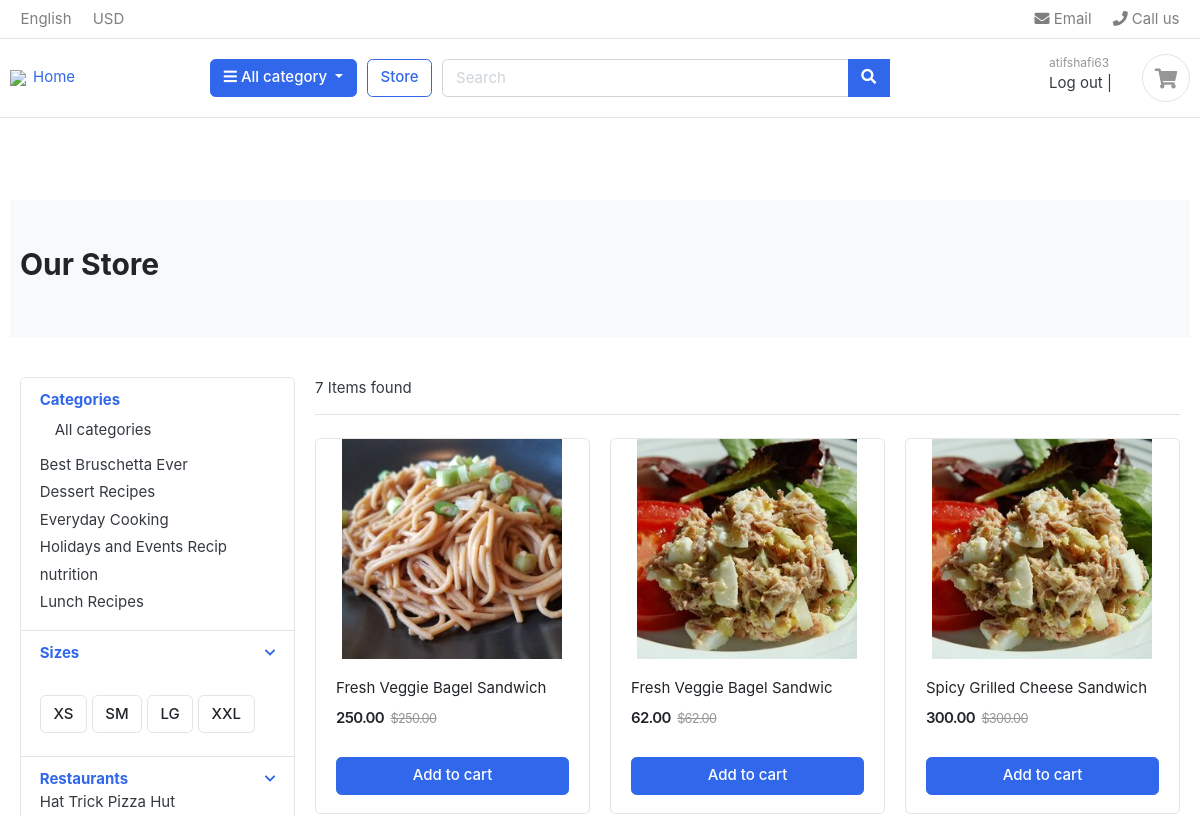
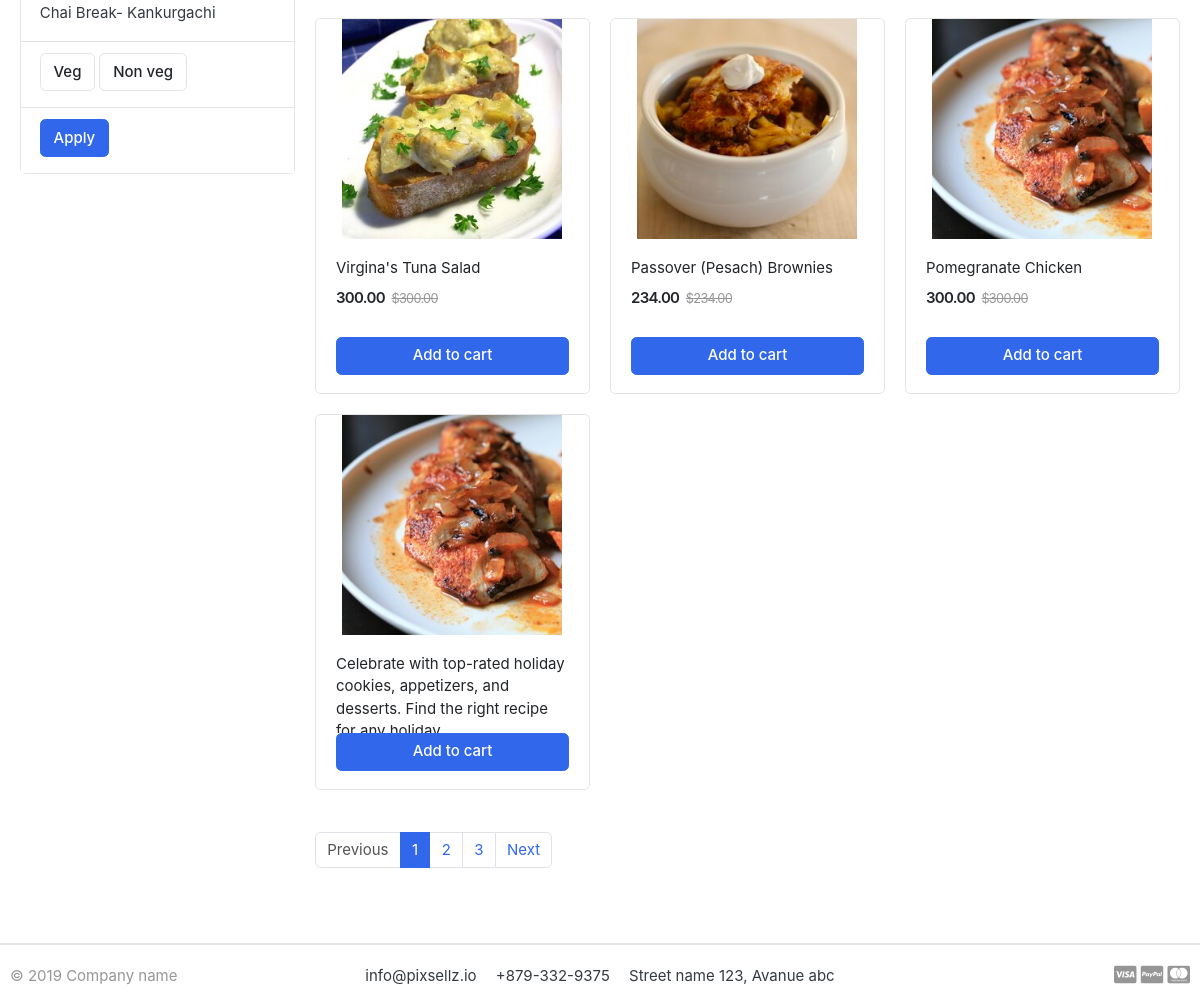
/products/ (signed in), run on the app's committed database (2 pictures, top to bottom).
### customers/models.py (models this page shows, shortened)
class User(AbstractBaseUser):
    email = models.EmailField(
        verbose_name='email address',
        max_length=255,
        blank=True
    )
    username = models.CharField(max_length=25, unique=True)
    first_name = models.CharField(max_length=25)
    last_name = models.CharField(max_length=25)
    date_of_birth = models.DateField(default='1995-03-25')
    is_active = models.BooleanField(default=True)
    is_admin = models.BooleanField(default=False)
    objects = UserManager()
    USERNAME_FIELD = 'username'
    REQUIRED_FIELDS = ['email']

### menus/models.py (models this page shows, shortened)
class Category(models.Model):
    name = models.CharField(max_length=25)
    uri_name = models.SlugField(max_length=25)
    description = models.TextField(blank=True)
    image = models.ImageField(upload_to='categories')
    def __str__(self):
        return f'{self.name}'

class MenuItem(models.Model):
    category = models.ForeignKey(Category, on_delete=models.CASCADE)
    item_name = models.CharField(max_length=255)
    description = models.TextField(blank=True)
    recipe = models.TextField(blank=True)
    is_veg=models.BooleanField(default=False)
    price = models.DecimalField(max_digits=8, decimal_places=2)
    is_available = models.BooleanField(default=False)
    image = models.ImageField(upload_to='menu_items')
    date_added =models.DateTimeField(auto_now_add=True)
    restruant = models.ManyToManyField(to='restaurants.Restaurants',blank=True)
    def __str__(self):
        return self.item_name
    @property
    def image_url(self):
        if self.image!= "":
            return self.image.url
        else:
            return " "

### restaurants/models.py (models this page shows)
class Restaurants(models.Model):
    name = models.CharField(max_length=50, blank=False)
    address = models.CharField(max_length=50, blank=False)
    city = models.ForeignKey(City, on_delete=models.CASCADE)
    mob_no = models.IntegerField()
    opening_time = models.TimeField()
    closing_time = models.TimeField()
    website = models.URLField(blank=True)
    cover = models.ImageField(upload_to='restraunts/cover')
    def __str__(self):
        return self.name

### menus/views.py (the view)
# urls.py: path('products/', products, name='products'),
def products(request):
    if request.method == 'GET':
        query = request.GET.get('category')
        user=Customers.objects.get(user=request.user)
        try:
            cartitem = list(CartItem.objects.filter(cart__user=user).values_list('id',flat=True))
        except ObjectDoesNotExist:
            pass
        products={
            'item':[],
            'is_added':[]
        }
        if query:
            menus = MenuItem.objects.filter(category__name=query).order_by('-date_added')
        else:
            menus = MenuItem.objects.all().order_by('-date_added')
            for item in menus:
                products['item'].append(item)
                if item.id in cartitem:
                    products['is_added'].append(True)
                else:
                     products['is_added'].append(False)
        print(products)
        restaurants = Restaurants.objects.all()
        categories= Category.objects.all()
        return render(request,'store/store.html',context={
        'product':menus,
        'restaurants':restaurants,
        'categories':categories
    })

### templates/store/store.html (shortened to what this page needs)
{% extends "base/index.html" %}
{% block content %}
<section class="section-pagetop bg">
<div class="container">
	<h2 class="title-page">Our Store</h2>
</div>
</section>
<section class="section-content padding-y">
<div class="container">
<div class="row">
	<aside class="col-md-3">
<div class="card">
	<article class="filter-group">
		<header class="card-header">
			<a href="#" data-toggle="collapse" data-target="#collapse_1" aria-expanded="true" class="">
				<h6 class="title">Categories</h6>
				<ul class="list-menu">
					<li for=""><a href="/products/" class="nav-link active">All categories</a></li>
					{% for category in categories %}
					<li for=""><a href="/products/?category={{category.name}}">{{category}}</a></li>
					{% endfor %}
				</ul>
			</a>
		</header>
	</article>
	<article class="filter-group">
		<header class="card-header">
			<a href="#" data-toggle="collapse" data-target="#collapse_4" aria-expanded="true" class="">
				<i class="icon-control fa fa-chevron-down"></i>
				<h6 class="title">Sizes </h6>
			</a>
		</header>
		<div class="filter-content collapse show" id="collapse_4" style="">
			<div class="card-body">
			  <label class="checkbox-btn">
			    <span class="btn btn-light"> XS </span>
			  </label>
			  <label class="checkbox-btn">
			    <span class="btn btn-light"> SM </span>
			  </label>
			  <label class="checkbox-btn">
			    <span class="btn btn-light"> LG </span>
			  </label>
			  <label class="checkbox-btn">
			    <span class="btn btn-light"> XXL </span>
			  </label>
		</div>
		</div>
	</article>
	<article class="filter-group">
		<header class="card-header">
			<a href="#" data-toggle="collapse" data-target="#collapse_3" aria-expanded="true" class="">
				<i class="icon-control fa fa-chevron-down"></i>
				<h6 class="title">Restaurants </h6>
				<ul class="list-menu">
					{% for menu in restaurants %}
					<a href=""><li>{{menu}}</li></a>
					{% endfor %}
				</ul>
			</a>
		</header>
	</article>
	<article class="filter-group">
		<header class="card-header">
			<a href="#" data-toggle="collapse" data-target="#collapse_3" aria-expanded="true" class="">
				<label class="checkbox-btn">
					<span class="btn btn-light"> Veg </span>
			  </label>
				<label class="checkbox-btn">
					<span class="btn btn-light"> Non veg </span>
			  </label>
			</a>
		</header>
	</article>
	<article class="filter-group">
		<header class="card-header">
			<a href="#" data-toggle="collapse" data-target="#collapse_3" aria-expanded="true" class="">
				<label class="checkbox-btn">
			    <button class="btn btn-primary">Apply</button>
			  </label>
			</a>
		</header>
	</article>
</div>
	</aside>
	<main class="col-md-9">
<header class="border-bottom mb-4 pb-3">
		<div class="form-inline">
			<span class="mr-md-auto">{{product.count }} Items found</span>
		</div>
</header>
<div class="row">
	{% for item in product %}
	<div class="col-md-4">
		<figure class="card card-product-grid">
			<div class="img-wrap">
				<img src="{{item.image_url}}">
			</div>
			<figcaption class="info-wrap">
				<div class="fix-height">
					<a href="{% url 'menus:item' item.id %}" class="title">{{item.item_name}}</a>
					<div class="price-wrap mt-2">
						<span class="price">{{item.price}}</span>
						<del class="price-old">${{item.price}}</del>
					</div>
				</div>
				{% if status %}
				<a href="#" class="btn btn-block btn-success">Added ! </a>
				{% else %}
				<a href="#" class="btn btn-block btn-primary">Add to cart </a>
				{% endif %}
			</figcaption>
		</figure>
	</div>
	{% endfor %}
</div>
<nav class="mt-4" aria-label="Page navigation sample">
  <ul class="pagination">
    <li class="page-item disabled"><a class="page-link" href="#">Previous</a></li>
    <li class="page-item active"><a class="page-link" href="#">1</a></li>
    <li class="page-item"><a class="page-link" href="#">2</a></li>
    <li class="page-item"><a class="page-link" href="#">3</a></li>
    <li class="page-item"><a class="page-link" href="#">Next</a></li>
  </ul>
</nav>
	</main>
</div>
</div>
</section>
{% endblock %}

### templates/base/index.html (shortened to what this page needs)
{% load static %}
<!DOCTYPE HTML>
<html lang="en">
<head>
<link href="{% static 'css/bootstrap.css' %}" rel="stylesheet" type="text/css"/>
<link href="{% static 'fonts/fontawesome/css/all.min.css' %}" type="text/css" rel="stylesheet">
<link href="{% static 'css/ui.css' %}" rel="stylesheet" type="text/css"/>
<link href="{% static 'css/responsive.css' %}" rel="stylesheet" media="only screen and (max-width: 1200px)" />
<link href="{% static 'orders/drop_down.css' %}" rel="stylesheet" type="text/css"/>
</head>
<body>
<header class="section-header">
<nav class="navbar p-md-0 navbar-expand-sm navbar-light border-bottom">
<div class="container">
  <div class="collapse navbar-collapse" id="navbarTop4">
    <ul class="navbar-nav mr-auto">
    	<li class="nav-item dropdown">
		 	<a href="#" class="nav-link">   English </a>
		</li>
		<li class="nav-item dropdown">
			<a href="#" class="nav-link"> USD </a>
		</li>
    </ul>
    <ul class="navbar-nav">
		<li><a href="#" class="nav-link"> <i class="fa fa-envelope"></i> Email </a></li>
		<li><a href="#" class="nav-link"> <i class="fa fa-phone"></i> Call us </a></li>
	</ul>
  </div>
</div>
</nav>
<section class="header-main border-bottom">
	<div class="container">
<div class="row align-items-center">
	<div class="col-lg-2 col-md-3 col-6">
		<a href="/" class="brand-wrap">
			<img class="logo" src="/">Home
		</a>
	</div>
	<div class="col-lg col-sm col-md col-6 flex-grow-0">
		<div class="category-wrap dropdown d-inline-block float-right">
			<button type="button" class="btn btn-primary dropdown-toggle" data-toggle="dropdown">
				<i class="fa fa-bars"></i> All category
			</button>
		</div>
	</div>
	<a href="/products" class="btn btn-outline-primary">Store</a>
	<div class="col-lg  col-md-6 col-sm-12 col">
		<form action="#" class="search">
			<div class="input-group w-100">
			    <input  type="text" class="form-control prod_search" style="width:60%;" placeholder="Search">
			    <div class="input-group-append">
			      <button class="btn btn-primary" type="submit">
			        <i class="fa fa-search"></i>
			      </button>
			    </div>
		    </div>
		</form>
	</div>
	<div class="col-lg-3 col-sm-6 col-8 order-2 order-lg-3">
				<div class="d-flex justify-content-end mb-3 mb-lg-0">
					<div class="widget-header">
						{% if request.user.is_authenticated %}
						<small class="title text-muted">{{request.user.username}}</small>
						<div>
							<a href="{% url 'customers:log_out' %}">Log out</a> <span class="dark-transp"> | </span>
						</div>
						{% else %}
						<small class="title text-muted">Welcome guest!</small>
						<div>
							<a href="{% url 'customers:login_user' %}">Sign in</a> <span class="dark-transp"> | </span>
							<a href="{% url 'customers:signup' %}"> Register</a>
						</div>
						{% endif %}
					</div>
					<a href="{% url 'orders:view_cart' %}" class="widget-header pl-3 ml-3">
						<div class="icon icon-sm rounded-circle border"><i class="fa fa-shopping-cart"></i></div>
					</a>
				</div>
			</div>
</div>
	</div>
</section>
</header>
<section class="section-intro padding-y-sm">
<div class="container">
<div class="intro-banner-wrap">
</div>
</div>
</section>
<section class="section-name padding-y-sm">
<div class="container">
{% block content %}{% endblock %}
</div>
</section>
<footer class="section-footer border-top">
	<div class="container">
		<section class="footer-bottom border-top row">
			<div class="col-md-2">
				<p class="text-muted"> &copy 2019 Company name </p>
			</div>
			<div class="col-md-8 text-md-center">
				<span  class="px-2">info@pixsellz.io</span>
				<span  class="px-2">+879-332-9375</span>
				<span  class="px-2">Street name 123, Avanue abc</span>
			</div>
			<div class="col-md-2 text-md-right text-muted">
				<i class="fab fa-lg fa-cc-visa"></i>
				<i class="fab fa-lg fa-cc-paypal"></i>
				<i class="fab fa-lg fa-cc-mastercard"></i>
			</div>
		</section>
	</div>
</footer>
</body>
</html>

### static/css/ui.css (style rules this page uses)
html { font-family: "Inter", sans-serif; font-size: 15px; }
.img-wrap { text-align: center; display: block; }
.img-wrap img { max-width: 100%; }
.price-wrap { letter-spacing: -0.7px; }
.icon-xs, .icon-sm, .icon-md, .icon-lg { display: inline-block; text-align: center; flex-shrink: 0; flex-grow: 0; }
.icon-sm { width: 48px; height: 48px; line-height: 48px !important; font-size: 20px; }
.padding-y { padding-top: 40px; padding-bottom: 40px; }
.padding-y-sm { padding-top: 20px; padding-bottom: 20px; }
figure { margin-bottom: 0; }
article:after, .form-group:after { display: block; clear: both; content: ""; }
.bg { background-color: #f8f9fa; }
.title-page { color: #212529; }
p:last-child { margin-bottom: 0; }
.header-main { position: relative; padding-top: 1rem; padding-bottom: 1rem; }
.brand-wrap .logo, .navbar-brand .logo { margin-right: 7px; max-height: 42px; display: inline-block; }
.widget-header { display: inline-block; vertical-align: middle; position: relative; }
.widget-header a { color: #343a40; }
.widget-header i { color: #969696; }
.widget-header .title { display: block; }
.footer-bottom { padding-top: 20px; padding-bottom: 20px; }
.btn-light { background-color: #fff; border-color: #e4e4e4; }
[class*=list-] li:after { visibility: hidden; display: block; content: ""; overflow: hidden; height: 0; clear: both; }
.list-menu { list-style: none; margin: 0; padding-left: 0; }
.list-menu li { margin-bottom: 5px; }
.list-menu a { color: #343a40; }
[class*=card-product] a.title { color: #212529; display: block; }
[class*=card-product] .img-wrap { overflow: hidden; position: relative; }
[class*=card-product] .img-wrap img { height: 100%; max-width: 100%; width: auto; display: inline-block; -o-object-fit: cover; object-fit: cover; }
.card-product-grid { margin-bottom: 20px; }
.card-product-grid .img-wrap { border-radius: 0.2rem 0.2rem 0 0; height: 220px; }
.card-product-grid .info-wrap { overflow: hidden; padding: 18px 20px; }
.card-product-grid .fix-height { height: 80px; overflow: hidden; }
.card .img-wrap { overflow: hidden; }
.price { font-weight: 600; color: #212529; }
.price-old { color: #969696; margin-left: 3px; font-size: 85%; }
.icon-control { margin-top: 5px; float: right; font-size: 80%; }
.card-header .title { margin-bottom: 0; line-height: 1.5; }
.filter-group { border-bottom: 1px solid #e4e4e4; }
.filter-group .card-header { border-bottom: 0; }
.filter-group:last-child { border-bottom: 0; }
.checkbox-btn { position: relative; }
.section-pagetop { padding: 45px 0; }

### data on the page
User: user.username "atifshafi63"
Category: name "Best Bruschetta Ever"
Category: name "Dessert Recipes"
Category: name "Everyday Cooking"
Category: name "Holidays and Events Recip"
Category: name "nutrition"
Category: name "Lunch Recipes"
Restaurants: name "Hat Trick Pizza Hut"
Restaurants: name "Chai Break- Kankurgachi"
MenuItem: image_url (picture), item_name "Fresh Veggie Bagel Sandwich", price "250.00"
MenuItem: image_url (picture), item_name "Fresh Veggie Bagel Sandwic", price "62.00"
MenuItem: image_url (picture), item_name "Spicy Grilled Cheese Sandwich", price "300.00"
MenuItem: image_url (picture), item_name "Virgina's Tuna Salad", price "300.00"
MenuItem: image_url (picture), item_name "Passover (Pesach) Brownies", price "234.00"
MenuItem: image_url (picture), item_name "Pomegranate Chicken", price "300.00"
MenuItem: image_url (picture), item_name "Celebrate with top-rated holiday cookies, appetizers, and desserts. Find the right recipe…"

### other printed values
{{ product.count }} "7"
